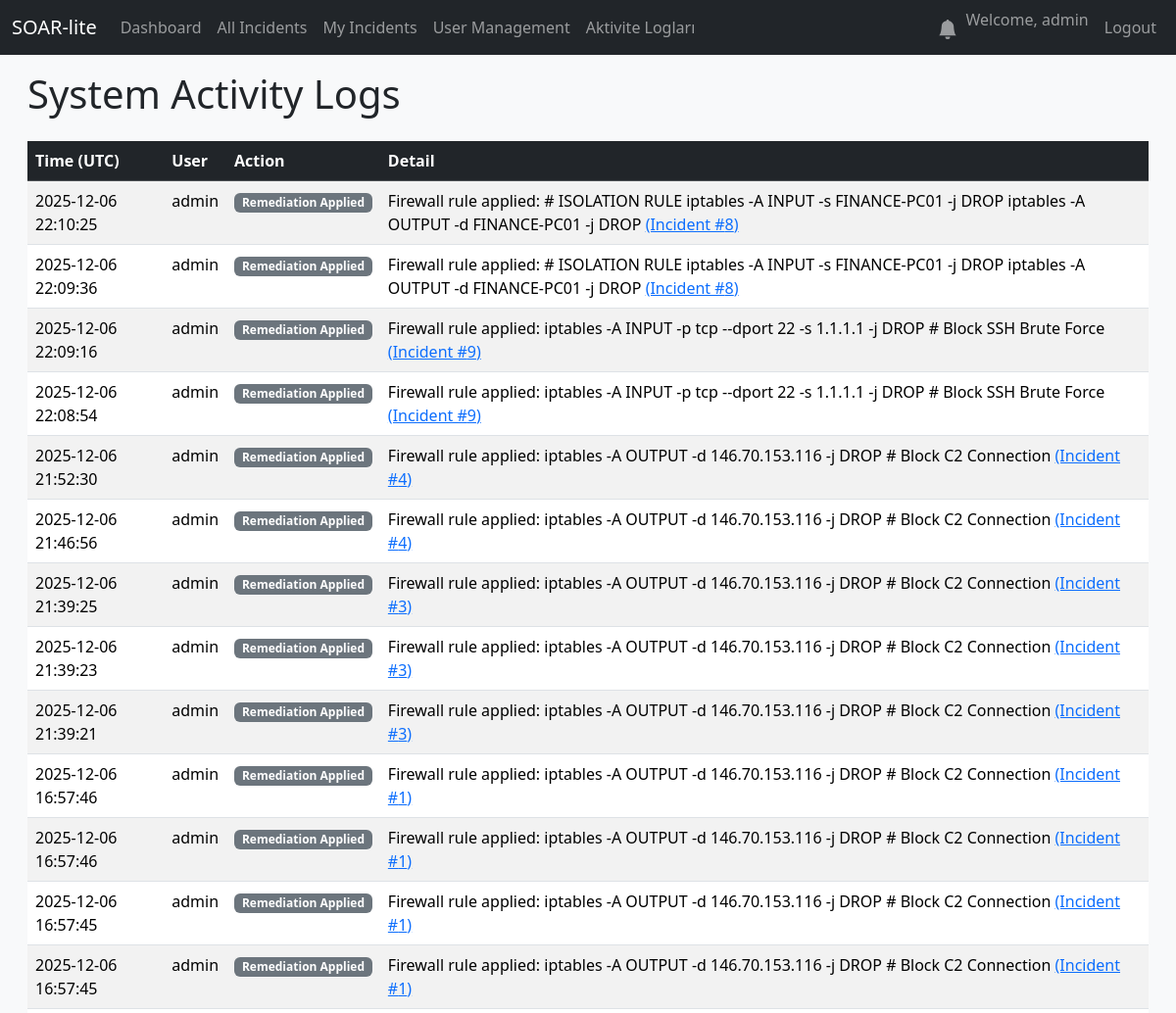
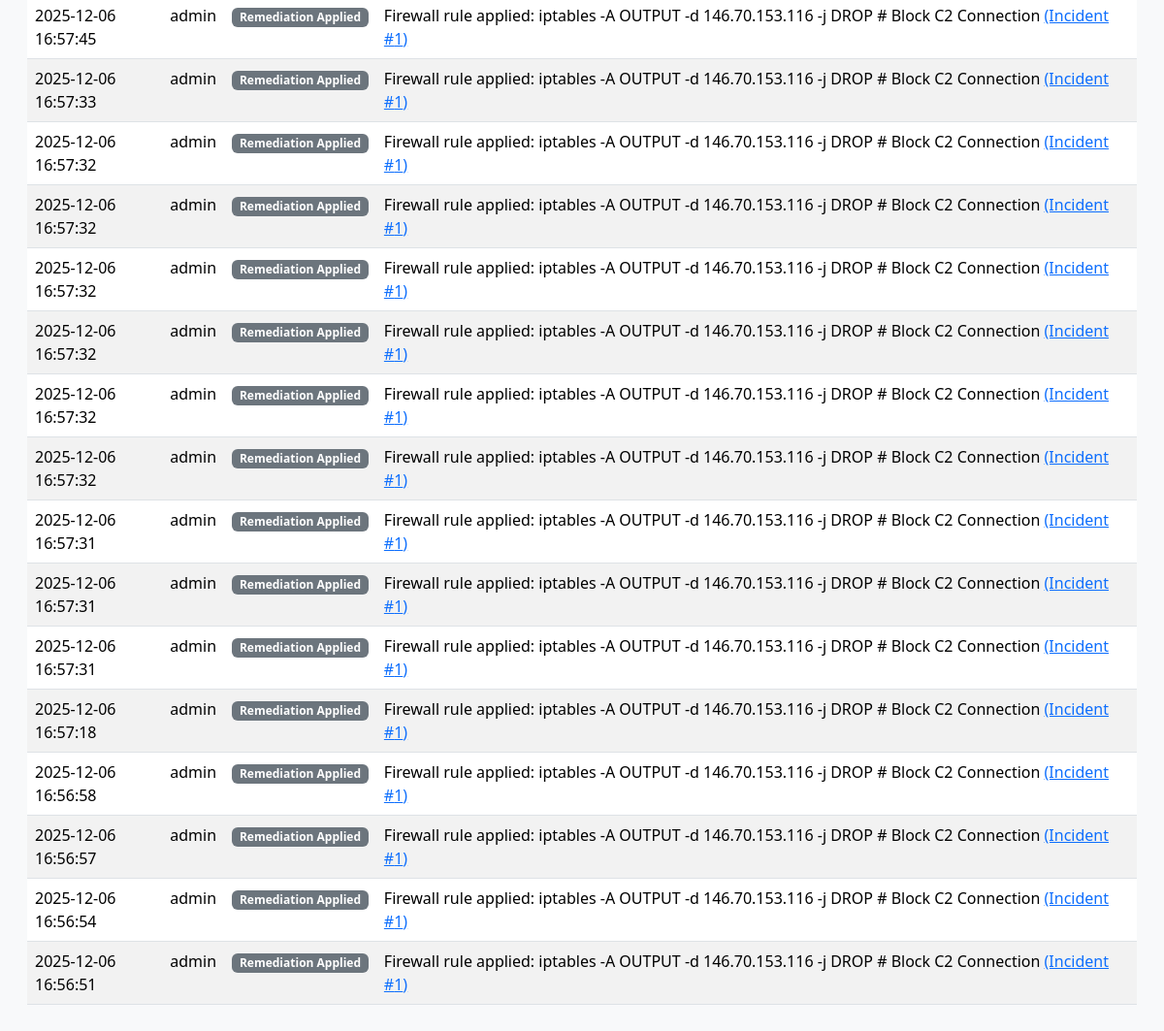
The page /activity-log (signed in) on the database its author committed (2 pictures, top to bottom).
### database.py (models this page shows, shortened)
class User(UserMixin, db.Model):
    id = db.Column(db.Integer, primary_key=True)
    username = db.Column(db.String(80), unique=True, nullable=False)
    email = db.Column(db.String(120), unique=True, nullable=False)
    password_hash = db.Column(db.String(128))
    created_at = db.Column(db.DateTime, default=datetime.utcnow)
    role = db.Column(db.String(50), nullable=False, default='Analyst')

class UserActivityLog(db.Model):
    id = db.Column(db.Integer, primary_key=True)
    timestamp = db.Column(db.DateTime, default=datetime.utcnow)
    user_id = db.Column(db.Integer, db.ForeignKey('user.id'), nullable=False)
    user = db.relationship('User', backref='activity_logs')
    action = db.Column(db.String(255), nullable=False)
    details = db.Column(db.Text, nullable=True)
    incident_id = db.Column(db.Integer, db.ForeignKey('incident.id'), nullable=True)
    incident = db.relationship('Incident', backref='activity_logs')

class Incident(db.Model):
    id = db.Column(db.Integer, primary_key=True)
    created_at = db.Column(db.DateTime, default=datetime.utcnow)
    event_type = db.Column(db.String(100), nullable=False)
    severity = db.Column(db.String(50), nullable=False)
    details = db.Column(db.Text, nullable=True)
    status = db.Column(db.String(50), default='New')
    notes = db.relationship('Note', backref='incident', lazy=True, cascade="all, delete-orphan")
    closed_at = db.Column(db.DateTime, nullable=True) # Olay kapatıldığında doldurulacak
    vt_malicious_count = db.Column(db.Integer, nullable=True)
    vt_report_link = db.Column(db.String(255), nullable=True)
    mitre_technique_id = db.Column(db.String(20), nullable=True)
    mitre_technique_name = db.Column(db.String(100), nullable=True)
    suggested_firewall_rule = db.Column(db.Text, nullable=True) # Otomatik üretilen kural burada saklanacak
    assignee_id = db.Column(db.Integer, db.ForeignKey('user.id'), nullable=True)
    assignee = db.relationship('User', backref='incidents') # backref eklendi
    notes = db.relationship('Note', backref='incident', lazy=True, cascade="all, delete-orphan")
    observables = db.relationship('Observable', backref='incident', lazy=True, cascade="all, delete-orphan")
    action_logs = db.relationship('ActionLog', backref='incident', lazy=True, cascade="all, delete-orphan")

### app.py (the view)
@app.route('/activity-log')
@login_required
@role_required('Admin', 'Manager') # Sadece Admin ve Manager görebilir
def activity_log():
    logs = UserActivityLog.query.order_by(UserActivityLog.timestamp.desc()).all()
    return render_template('activity_log.html', logs=logs)

### app.py (called while the page is built)
def create_app():
    app = Flask(__name__)
    app.config['SQLALCHEMY_DATABASE_URI'] = 'sqlite:///soar.db'
    app.config['SQLALCHEMY_TRACK_MODIFICATIONS'] = False
    app.config['SECRET_KEY'] = 'bunu-mutlaka-guvenli-ve-rastgele-bir-degerle-degistir'
    db.init_app(app)
    login_manager = LoginManager()
    login_manager.init_app(app)
    login_manager.login_view = 'login'
    @login_manager.user_loader
    def load_user(user_id):
        return db.session.get(User, int(user_id))
    with app.app_context():
        db.create_all()
        print("🗄️ Database tables created or already exist.")
    return app

def role_required(*roles):
    def wrapper(f):
        @wraps(f)
        def decorated_function(*args, **kwargs):
            if not current_user.is_authenticated or current_user.role not in roles:
                abort(403)
            return f(*args, **kwargs)
        return decorated_function
    return wrapper

@app.context_processor
def inject_notifications():
    if current_user.is_authenticated:
        unread_count = Notification.query.filter_by(user_id=current_user.id, is_read=False).count()
        return dict(unread_notifications=unread_count)
    return dict(unread_notifications=0)

### templates/activity_log.html (shortened to what this page needs)
{% extends "base.html" %}
{% block content %}
<h1 class="mb-4">System Activity Logs</h1>
<div class="table-responsive">
    <table class="table table-striped table-hover">
        <thead class="table-dark">
            <tr>
                <th scope="col">Time (UTC)</th>
                <th scope="col">User</th>
                <th scope="col">Action</th>
                <th scope="col">Detail</th>
            </tr>
        </thead>
        <tbody>
            {% for log in logs %}
            <tr>
                <td>{{ log.timestamp.strftime('%Y-%m-%d %H:%M:%S') }}</td>
                <td>{{ log.user.username }}</td>
                <td><span class="badge bg-secondary">{{ log.action }}</span></td>
                <td>
                    {{ log.details }}
                    {% if log.incident %}
                        <a href="{{ url_for('incident_detail', incident_id=log.incident.id) }}">(Incident #{{ log.incident.id }})</a>
                    {% endif %}
                </td>
            </tr>
            {% else %}
            <tr>
                <td colspan="4" class="text-center">No recorded activity found.</td>
            </tr>
            {% endfor %}
        </tbody>
    </table>
</div>
{% endblock %}

### templates/base.html (shortened to what this page needs)
<!doctype html>
<html lang="en">
<head>
    <link href="https://cdn.jsdelivr.net/npm/bootstrap@5.3.2/dist/css/bootstrap.min.css" rel="stylesheet">
</head>
<body>
    <nav class="navbar navbar-expand-md navbar-dark bg-dark fixed-top">
        <div class="container-fluid">
            <a class="navbar-brand" href="{{ url_for('dashboard') }}">SOAR-lite</a>
            <div class="collapse navbar-collapse" id="navbarNav">
                <ul class="navbar-nav me-auto mb-2 mb-lg-0">
                    {% if current_user.is_authenticated %}
                    <li class="nav-item">
                        <a class="nav-link" href="{{ url_for('dashboard') }}">Dashboard</a>
                    </li>
                    <li class="nav-item">
                        <a class="nav-link" href="{{ url_for('incidents_list') }}">All Incidents</a>
                    </li>
                    <li class="nav-item">
                        <a class="nav-link" href="{{ url_for('my_incidents') }}">My Incidents</a>
                    </li>
                    {% if current_user.is_authenticated and current_user.role == 'Admin' %}
                    <li class="nav-item">
                        <a class="nav-link" href="{{ url_for('user_management') }}">User Management</a>
                    </li>
                    {% endif %}
                    {% if current_user.is_authenticated and current_user.role in ['Admin', 'Manager'] %}
                    <li class="nav-item">
                        <a class="nav-link" href="{{ url_for('activity_log') }}">Aktivite Logları</a>
                    </li>
                    {% endif %}
                    {% endif %}
                </ul>
                <ul class="navbar-nav ms-auto">
                    {% if current_user.is_authenticated %}
                    <li class="nav-item">
                        <a class="nav-link position-relative" href="{{ url_for('notifications') }}">
                            <svg xmlns="http://www.w3.org/2000/svg" width="20" height="20" fill="currentColor" class="bi bi-bell-fill" viewBox="0 0 16 16">
                                <path d="M8 16a2 2 0 0 0 2-2H6a2 2 0 0 0 2 2zm.995-14.901a1 1 0 1 0-1.99 0A5.002 5.002 0 0 0 3 6c0 1.098-.5 6-2 7h14c-1.5-1-2-5.902-2-7 0-2.42-1.72-4.44-4.005-4.901z"/>
                            </svg>
                        </a>
                    </li>
                    <li class="nav-item">
                        <span class="navbar-text me-2">Welcome, {{ current_user.username }}</span>
                    </li>
                    <li class="nav-item">
                        <a class="nav-link" href="{{ url_for('logout') }}">Logout</a>
                    </li>
                    {% endif %}
                </ul>
            </div>
        </div>
    </nav>
    <div class="main-content-scrollable">
        <main class="container-fluid"> {% block content %}{% endblock %}
        </main>
    </div>
</body>
</html>

### templates/base.html (style rules this page uses)
html, body { height: 100%; margin: 0; padding: 0; overflow: hidden; background-color: #f8f9fa; }
body { padding-top: 56px; }
.main-content-scrollable { height: calc(100vh - 56px); overflow-y: auto; padding: 1rem; }

### rows shown on the page
User: username "admin"
UserActivityLog: timestamp "2025-12-06 22:10:25", user.username "admin", action "Remediation Applied", details "Firewall rule applied: # ISOLATION RULE iptables -A INPUT -s FINANCE-PC01 -j DROP iptables -A OUTPUT -d FINANCE-PC01 -j DROP", incident.id "8"
UserActivityLog: timestamp "2025-12-06 22:09:36", user.username "admin", action "Remediation Applied", details "Firewall rule applied: # ISOLATION RULE iptables -A INPUT -s FINANCE-PC01 -j DROP iptables -A OUTPUT -d FINANCE-PC01 -j DROP", incident.id "8"
UserActivityLog: timestamp "2025-12-06 22:09:16", user.username "admin", action "Remediation Applied", details "Firewall rule applied: iptables -A INPUT -p tcp --dport 22 -s 1.1.1.1 -j DROP # Block SSH Brute Force", incident.id "9"
UserActivityLog: timestamp "2025-12-06 22:08:54", user.username "admin", action "Remediation Applied", details "Firewall rule applied: iptables -A INPUT -p tcp --dport 22 -s 1.1.1.1 -j DROP # Block SSH Brute Force", incident.id "9"
UserActivityLog: timestamp "2025-12-06 21:52:30", user.username "admin", action "Remediation Applied", details "Firewall rule applied: iptables -A OUTPUT -d 146.70.153.116 -j DROP # Block C2 Connection", incident.id "4"
UserActivityLog: timestamp "2025-12-06 21:46:56", user.username "admin", action "Remediation Applied", details "Firewall rule applied: iptables -A OUTPUT -d 146.70.153.116 -j DROP # Block C2 Connection", incident.id "4"
UserActivityLog: timestamp "2025-12-06 21:39:25", user.username "admin", action "Remediation Applied", details "Firewall rule applied: iptables -A OUTPUT -d 146.70.153.116 -j DROP # Block C2 Connection", incident.id "3"
UserActivityLog: timestamp "2025-12-06 21:39:23", user.username "admin", action "Remediation Applied", details "Firewall rule applied: iptables -A OUTPUT -d 146.70.153.116 -j DROP # Block C2 Connection", incident.id "3"
UserActivityLog: timestamp "2025-12-06 21:39:21", user.username "admin", action "Remediation Applied", details "Firewall rule applied: iptables -A OUTPUT -d 146.70.153.116 -j DROP # Block C2 Connection", incident.id "3"
UserActivityLog: timestamp "2025-12-06 16:57:46", user.username "admin", action "Remediation Applied", details "Firewall rule applied: iptables -A OUTPUT -d 146.70.153.116 -j DROP # Block C2 Connection", incident.id "1"
UserActivityLog: timestamp "2025-12-06 16:57:46", user.username "admin", action "Remediation Applied", details "Firewall rule applied: iptables -A OUTPUT -d 146.70.153.116 -j DROP # Block C2 Connection", incident.id "1"
UserActivityLog: timestamp "2025-12-06 16:57:45", user.username "admin", action "Remediation Applied", details "Firewall rule applied: iptables -A OUTPUT -d 146.70.153.116 -j DROP # Block C2 Connection", incident.id "1"
UserActivityLog: timestamp "2025-12-06 16:57:45", user.username "admin", action "Remediation Applied", details "Firewall rule applied: iptables -A OUTPUT -d 146.70.153.116 -j DROP # Block C2 Connection", incident.id "1"
UserActivityLog: timestamp "2025-12-06 16:57:45", user.username "admin", action "Remediation Applied", details "Firewall rule applied: iptables -A OUTPUT -d 146.70.153.116 -j DROP # Block C2 Connection", incident.id "1"
UserActivityLog: timestamp "2025-12-06 16:57:33", user.username "admin", action "Remediation Applied", details "Firewall rule applied: iptables -A OUTPUT -d 146.70.153.116 -j DROP # Block C2 Connection", incident.id "1"
UserActivityLog: timestamp "2025-12-06 16:57:32", user.username "admin", action "Remediation Applied", details "Firewall rule applied: iptables -A OUTPUT -d 146.70.153.116 -j DROP # Block C2 Connection", incident.id "1"
UserActivityLog: timestamp "2025-12-06 16:57:32", user.username "admin", action "Remediation Applied", details "Firewall rule applied: iptables -A OUTPUT -d 146.70.153.116 -j DROP # Block C2 Connection", incident.id "1"
UserActivityLog: timestamp "2025-12-06 16:57:32", user.username "admin", action "Remediation Applied", details "Firewall rule applied: iptables -A OUTPUT -d 146.70.153.116 -j DROP # Block C2 Connection", incident.id "1"
UserActivityLog: timestamp "2025-12-06 16:57:32", user.username "admin", action "Remediation Applied", details "Firewall rule applied: iptables -A OUTPUT -d 146.70.153.116 -j DROP # Block C2 Connection", incident.id "1"
UserActivityLog: timestamp "2025-12-06 16:57:32", user.username "admin", action "Remediation Applied", details "Firewall rule applied: iptables -A OUTPUT -d 146.70.153.116 -j DROP # Block C2 Connection", incident.id "1"
UserActivityLog: timestamp "2025-12-06 16:57:32", user.username "admin", action "Remediation Applied", details "Firewall rule applied: iptables -A OUTPUT -d 146.70.153.116 -j DROP # Block C2 Connection", incident.id "1"
UserActivityLog: timestamp "2025-12-06 16:57:31", user.username "admin", action "Remediation Applied", details "Firewall rule applied: iptables -A OUTPUT -d 146.70.153.116 -j DROP # Block C2 Connection", incident.id "1"
UserActivityLog: timestamp "2025-12-06 16:57:31", user.username "admin", action "Remediation Applied", details "Firewall rule applied: iptables -A OUTPUT -d 146.70.153.116 -j DROP # Block C2 Connection", incident.id "1"
UserActivityLog: timestamp "2025-12-06 16:57:31", user.username "admin", action "Remediation Applied", details "Firewall rule applied: iptables -A OUTPUT -d 146.70.153.116 -j DROP # Block C2 Connection", incident.id "1"
UserActivityLog: timestamp "2025-12-06 16:57:18", user.username "admin", action "Remediation Applied", details "Firewall rule applied: iptables -A OUTPUT -d 146.70.153.116 -j DROP # Block C2 Connection", incident.id "1"
UserActivityLog: timestamp "2025-12-06 16:56:58", user.username "admin", action "Remediation Applied", details "Firewall rule applied: iptables -A OUTPUT -d 146.70.153.116 -j DROP # Block C2 Connection", incident.id "1"
UserActivityLog: timestamp "2025-12-06 16:56:57", user.username "admin", action "Remediation Applied", details "Firewall rule applied: iptables -A OUTPUT -d 146.70.153.116 -j DROP # Block C2 Connection", incident.id "1"
UserActivityLog: timestamp "2025-12-06 16:56:54", user.username "admin", action "Remediation Applied", details "Firewall rule applied: iptables -A OUTPUT -d 146.70.153.116 -j DROP # Block C2 Connection", incident.id "1"
UserActivityLog: timestamp "2025-12-06 16:56:51", user.username "admin", action "Remediation Applied", details "Firewall rule applied: iptables -A OUTPUT -d 146.70.153.116 -j DROP # Block C2 Connection", incident.id "1"
